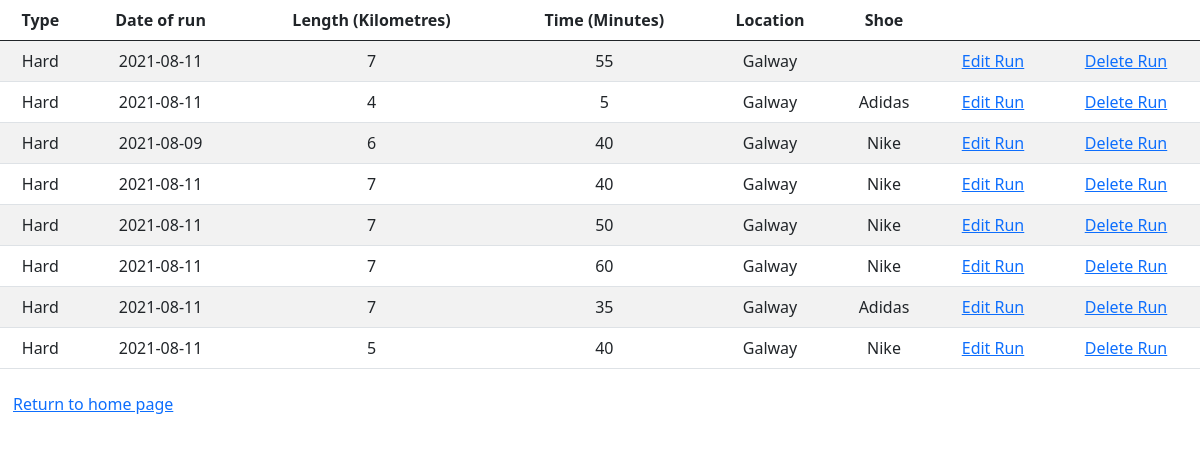
The page /runs/data (signed in) on the database its author committed.
### Model/Run.py (models this page shows, shortened)
class Run(db.Model):
    __tablename__ = 'runs'
    id = db.Column('run_id', db.Integer, primary_key = True)
    length = db.Column(db.String(50))
    location = db.Column(db.Integer, ForeignKey('runlocation.runlocation_id'))
    time = db.Column(db.String(10))
    shoe = db.Column(db.Integer, ForeignKey('shoes.shoe_id'))
    userid = db.Column(db.Integer,ForeignKey('user.id' ))
    date = db.Column(db.String(10))
    typeofrun = db.Column(db.Integer, ForeignKey('runtype.runtype_id'))
    related_type_of_run = relationship('Runtype', backref='Run',lazy="joined")
    related_location_of_run = relationship('Runlocation', backref='Run',lazy="joined")
    related_shoe_of_run = relationship('Shoe', backref='Run',lazy="joined")

### Model/Runtype.py (models this page shows, shortened)
class Runtype(db.Model):
    __tablename__ = 'runtype'
    id = db.Column('runtype_id', db.Integer, primary_key = True)
    description = db.Column(db.String(100))
    userid = db.Column(db.Integer,ForeignKey('user.id' ))

### Model/Runlocation.py (models this page shows, shortened)
class Runlocation(db.Model):
    __tablename__ = 'runlocation'
    id = db.Column('runlocation_id', db.Integer, primary_key = True)
    description = db.Column(db.String(100))
    userid = db.Column(db.Integer,ForeignKey('user.id' ))

### Model/Shoe.py (models this page shows, shortened)
class Shoe(db.Model):
    __tablename__ = 'shoes'
    id = db.Column('shoe_id', db.Integer, primary_key = True)
    description = db.Column(db.String(100))
    max_distance = db.Column(db.Integer)
    current_distance = db.Column(db.Integer)
    userid = db.Column(db.Integer,ForeignKey('user.id' ))

### Controllers/RunController.py (the view)
@data_run.route('/runs/data')
@login_required
def run_data():
    runs = Run.query.filter_by(userid = current_user.id)
    return render_template('run_data.html',data = runs)

### main.py (called while the page is built)
@login_manager.user_loader
def load_user(user_id):
    return User.query.get(int(user_id))

### Templates/run_data.html (shortened to what this page needs)
<!DOCTYPE html>
<html>
<head>
    <link href="https://cdn.jsdelivr.net/npm/bootstrap@5.0.2/dist/css/bootstrap.min.css" rel="stylesheet"></head>
<body>
    <table class="table table-striped">
    <thead>
        <tr>
            <th class="text-center">Type</th>
            <th class="text-center">Date of run</th>
            <th class="text-center">Length (Kilometres)</th>
            <th class="text-center">Time (Minutes)</th>
            <th class="text-center">Location </th>
            <th class="text-center">Shoe </th>
            <th class="text-center"></th>
            <th class="text-center"></th>
        </tr>
    </thead>
    <tbody>
            {% for row in data| batch(1) %}
                {% include "run_row.html" %}
            {% endfor %}
    </tbody>
    </table>
<div class="btn">
    <a href = "{{ url_for('options_run.run_options') }}"> Return to home page
       </a>
    </div>
</body>
</html>

### Templates/run_row.html
<tr>
    <td class="text-center">{{ row[0].related_type_of_run.description}}</td>
    <td class="text-center">{{ row[0].date }}</td>
    <td class="text-center">{{ row[0].length }}</td>
    <td class="text-center">{{ row[0].time }}</td>
    <td class="text-center">{{ row[0].related_location_of_run.description}}</td>
    <td class="text-center">{{ row[0].related_shoe_of_run.description}}</td>
    <td class="text-center"><a href="{{url_for('update_run.run_update', id = row[0].id )}}">
            Edit Run
        </a></td>
    <td class="text-center"><a href="{{url_for('delete_run.run_delete', id = row[0].id )}}">
            Delete Run
        </a></td>
</tr>

### rows shown on the page
Run: description "Hard", date "2021-08-11", length "7", time "55", description "Galway"
Run: description "Hard", date "2021-08-11", length "4", time "5", description "Galway", description "Adidas"
Run: description "Hard", date "2021-08-09", length "6", time "40", description "Galway", description "Nike"
Run: description "Hard", date "2021-08-11", length "7", time "40", description "Galway", description "Nike"
Run: description "Hard", date "2021-08-11", length "7", time "50", description "Galway", description "Nike"
Run: description "Hard", date "2021-08-11", length "7", time "60", description "Galway", description "Nike"
Run: description "Hard", date "2021-08-11", length "7", time "35", description "Galway", description "Adidas"
Run: description "Hard", date "2021-08-11", length "5", time "40", description "Galway", description "Nike"
